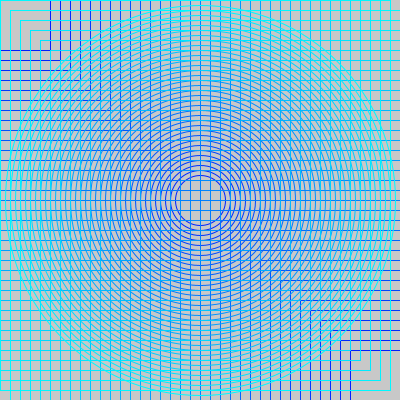
Frame 1 (no input)
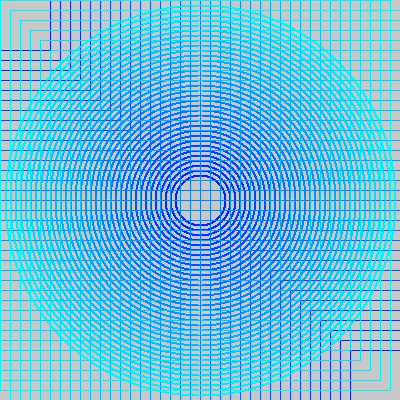
Frame 60 (the mouse pressed at the canvas centre just before this capture)
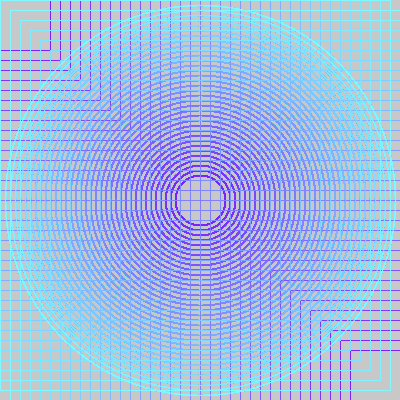
Frame 120 (the mouse held since frame 60 and released just before this capture)

The Processing sketch that drew these frames (run headless with seeded random() and noise(); from frame 60 on, the mouse is pressed at the canvas centre):

// Processing sketch: processing_37452
// ── processing_37452.pde

//HW_4_1_1
void setup() {
  size (400, 400);
  background (200);
  colorMode (RGB, width);
}


void draw() {
  smooth();
  noFill();
  for (int PJ=50; PJ < width; PJ+=10) { // 
    //line color change along with mouseX
    stroke (mouseX, PJ, width);
    strokeWeight (1);
    //looped rectangles forming gird
    rect (0, 0, PJ, PJ); 
    rect (width, height, -PJ, -PJ);
    // looped circles having 200,200 as the center. 
    ellipse (width/2, height/2, PJ, PJ);
  }
}
